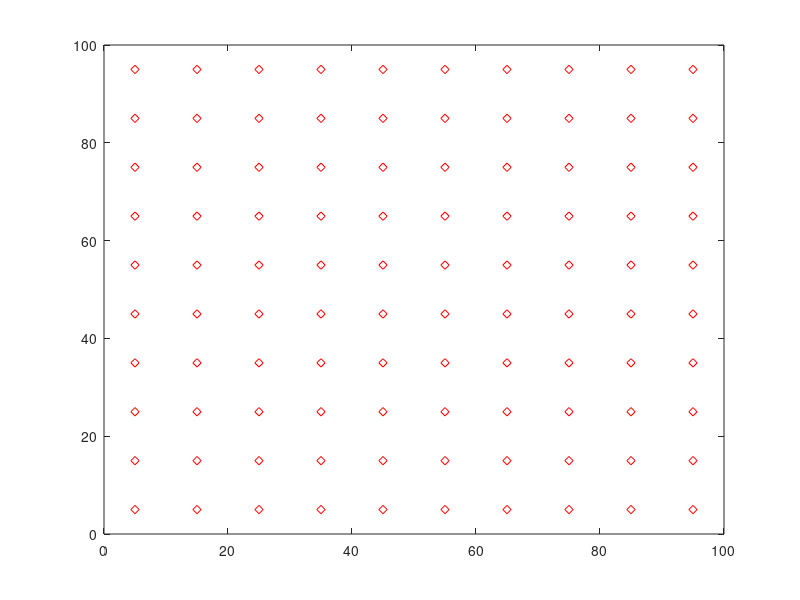

This chart was generated by the following MATLAB code: (Note: this script raises an error after producing the figure.)

%File generator.cpp in C++

addpath 'C:\Program Files\Mosek\9.0'
addpath 'C:\Program Files\Mosek\9.0\toolbox\r2015a'
addpath 'C:\Users\vince\Dropbox\Softwares\Heuristic_Ambulance_Dispatch\Call_Model_Calibration\Model_Without_Regressors\QuickAlgo';

%%%%%%%%%%%%%%%%%%%%%%%%%%%%%%%%%%%%%%%%%%%%%%%%%%%%%%%%%%%%%%%%%
% Spatial discretization for test problem in the plane:
%  *    *   *  *  *  *  *  *  *  *
%  *    *   *  *  *  *  *  *  *  *
%  *    *   *  *  *  *  *  *  *  *
%  *    *   *  *  *  *  *  *  *  *
%  *    *   *  *  *  *  *  *  *  * 
%  *    *   *  *  *  *  *  *  *  *
%  *    *   *  *  *  *  *  *  *  *
%  *    *   *  *  *  *  *  *  *  * 
% 1,2  2,2  *  *  *  *  *  *  *  * 
% 1,1  2,1 3,1 *  *  *  *  *  *  * 
% (Xi,Yi) below for region numbered i
%%%%%%%%%%%%%%%%%%%%%%%%%%%%%%%%%%%%%%%%%%%%%%%%%%%%%%%%%%%%%%%%%

xmax=100;
ymax=100;
Nx=10;
Ny=10;
R=Nx*Ny;
T=48;
G=7;
P=3;
nbWeeks=52;
nbYears=2;
nbObervationsG=nbWeeks*nbYears*ones(1,G);
lambdaTeoricos=zeros(T,G,R,P);
duration=0.5*ones(1,T);
sampleCalls=zeros(T,G,R,P,nbYears*nbWeeks);

for t=1:T
    for g=1:G
        for i=1:R
            for p=1:P
                lambdaTeoricos(t,g,i,p)=2*rand*duration(t);
                nbObservations(t,g,i,p)=nbWeeks*nbYears;
                sampleCalls(t,g,i,p,:)=poissrnd(lambdaTeoricos(t,g,i,p),1,nbObervationsG(g));
                nbCalls(t,g,i,p)=sum(sampleCalls(t,g,i,p,:));
                estimated(t,g,i,p)=nbCalls(t,g,i,p)/nbObservations(t,g,i,p);
            end
        end
    end
end

for i=1:Nx
    absc(i)=xmax/(2*Nx)+(xmax/Nx)*(i-1);
end
for i=1:Ny
    ord(i)=ymax/(2*Ny)+(ymax/Ny)*(i-1);
end

for i=1:Nx
     for j=1:Ny
         plot(absc(i),ord(j),'rd');
         hold on;
     end
 end

for i=1:R
    %type(i)=1+floor(4*rand);  
    type(i)=1;
    Xi=mod(i,Nx);
    if (Xi==0)
       Yi=i/Nx;
    else
       Yi=1+(i-Xi)/Nx;
    end
    if (Xi==0)
        Xi=Nx;
    end
    neighbors{1,i}=[];
    %Possible neighbors are (Xi,Yi-1),(Xi,Yi+1),
    %(Xi-1,Yi),(Xi+1,Yi),
    %(Xi-1,Yi+1),(Xi-1,Yi-1),
    %(Xi+1,Yi+1), and (Xi+1,Yi-1),
    if (Yi-1>=1)
        neighbors{1,i}=[neighbors{1,i},(Yi-2)*Nx+Xi];     
    end
    if (Yi+1<=Ny)
        neighbors{1,i}=[neighbors{1,i},Yi*Nx+Xi];     
    end
    if (Xi-1>=1)
        neighbors{1,i}=[neighbors{1,i},(Yi-1)*Nx+Xi-1];     
    end
    if (Xi+1<=Nx)
        neighbors{1,i}=[neighbors{1,i},(Yi-1)*Nx+Xi+1];     
    end
    if ((Yi+1<=Ny)&&(Xi-1>=1))
        neighbors{1,i}=[neighbors{1,i},Yi*Nx+Xi-1];     
    end
    if ((Yi-1>=1)&&(Xi-1)>=1)
        neighbors{1,i}=[neighbors{1,i},(Yi-2)*Nx+Xi-1];     
    end
    if ((Yi+1<=Ny)&&(Xi+1)<=Nx)
        neighbors{1,i}=[neighbors{1,i},Yi*Nx+Xi+1];     
    end
    if ((Yi-1>=1)&&(Xi+1)<=Nx)
        neighbors{1,i}=[neighbors{1,i},(Yi-2)*Nx+Xi+1];     
    end
    for j=1:length(neighbors{1,i})
        Xj=mod(neighbors{1,i}(j),Nx);
        if (Xj==0)
          Yj=neighbors{1,i}(j)/Nx;
        else
          Yj=1+((neighbors{1,i}(j)-Xj)/Nx);
        end
        if (Xj==0)
            Xj=Nx;
        end
    end
    for j=1:R
        Xj=mod(j,Nx);
        if (Xj==0)
          Yj=j/Nx;
        else
          Yj=1+((j-Xj)/Nx);
        end
        if (Xj==0)
            Xj=Nx;
        end
        distance(i,j)=norm([absc(Xi)-absc(Xj);ord(Yi)-ord(Yj)]);
    end
end

epsilon=10^(-2);
sigma=0.5;
betaBar=1;
iterMax=10;
alpha=0.01;
maxDiff=-inf;
meanDiff=0;
%First projected gradient
finalx=zeros(T,G,R,P);
for t=1:T
    for g=1:G
        for p=1:P
            %We compute lambda_{t g p}
            x=epsilon*ones(R,1);
            [lambda1,fVal1]=projectedGradientArmijoBoundaryQuick(nbObservations,nbCalls,neighbors,type,distance,R,sigma,betaBar,x,iterMax,alpha,epsilon,t,g,p);
            for i=1:R
                finalx(t,g,i,p)=lambda1(i);
                difference=abs(lambdaTeoricos(t,g,i,p)-lambda1(i));
                maxDiff=max(maxDiff,difference);
                meanDiff=meanDiff+difference;
            end
        end
    end
end
meanDiff=meanDiff/(T*G*R*P);

epsilon=10^(-2);
finalx2=zeros(T,G,R,P);
meanDiff2=0;

for t=1:T
    for g=1:G
        for p=1:P
            %We compute lambda_{t g p}
            x=epsilon*ones(R,1);
            [lambda1,fVal1]=projectedGradientArmijoFeasibleQuick(nbObservations,nbCalls,neighbors,type,distance,R,sigma,x,iterMax,alpha,epsilon,t,g,p);
            for i=1:R
                finalx2(t,g,i,p)=lambda1(i);
                difference=abs(lambdaTeoricos(t,g,i,p)-lambda1(i));
                meanDiff2=meanDiff2+difference;
            end
        end
    end
end
meanDiff2=meanDiff2/(T*G*R*P);

%Cross validation
proportion=0.2;
x=epsilon*ones(R,1);
[alpha,lambda]=crossValidationQuick(nbObervationsG,sampleCalls,neighbors,type,distance,T,G,R,P,sigma,betaBar,x,iterMax,proportion,epsilon);
